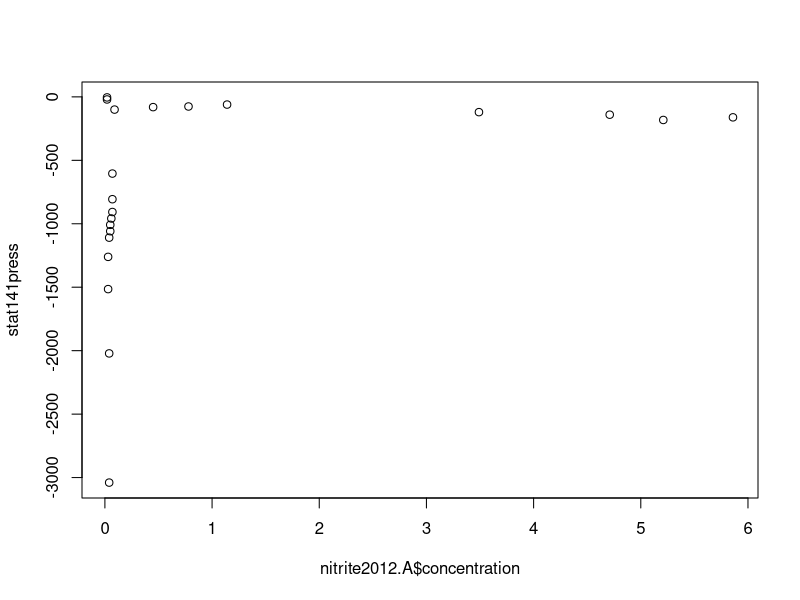
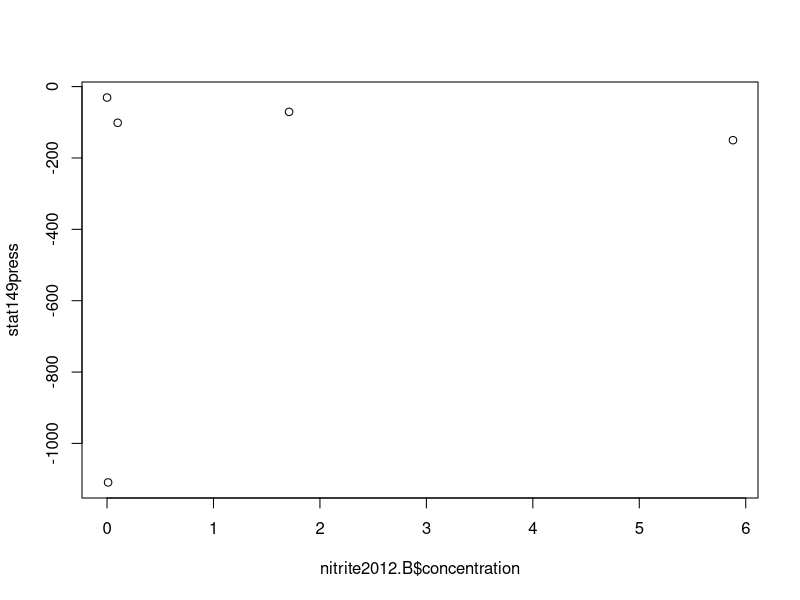
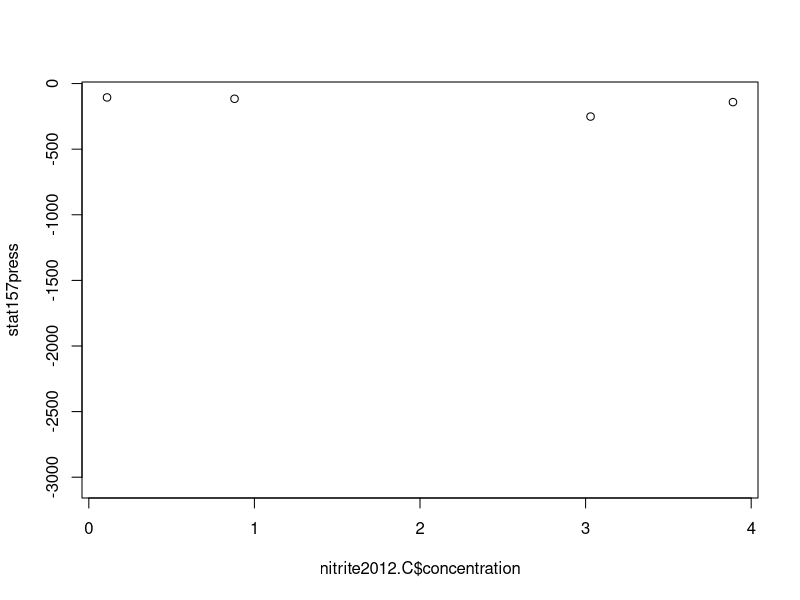
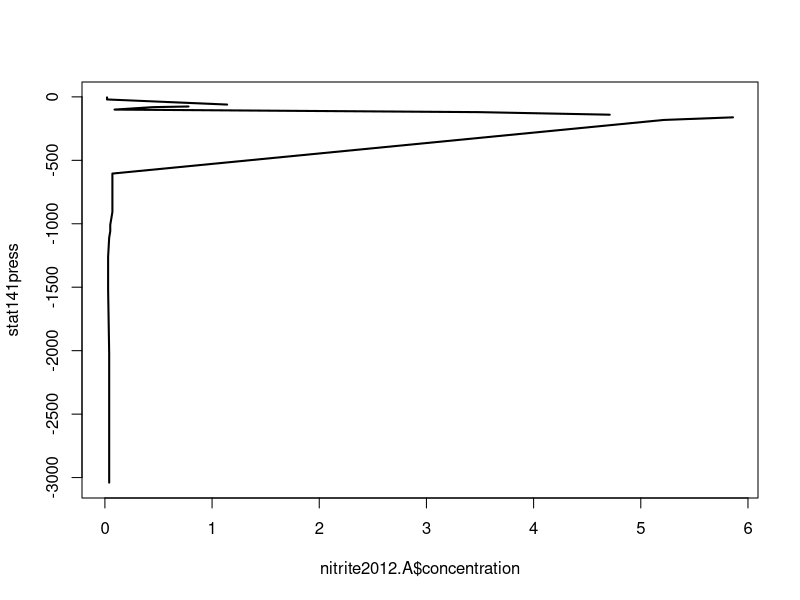

Generate these figures, in order, with R: (Note: this script raises an error after producing the figures.)
nitrite2012 <- read.csv(file = "TN278_CTD_Bottle.csv", header = T)
head(nitrite2012)
str(nitrite2012)

#CAST 137 - 146 [A]
#16.5˚N 107.2˚W
    #USE CAST 141 DATA

#CAST 147 - 151 [B]
#16.5˚N 107.1˚W
   #USE CAST 149 DATA

#CAST 152 - 159 [C]
#16.6˚N 107.2˚W
    #USE CAST 157 DATA

#CAST 160 [D]
#16.6˚N 107.1˚W
    #none...


nitrite2012$NITRITE..umol.L.
nitrite2012A <- subset(nitrite2012, select = c("mon.day.yy", "hh.mm", "station", "PRESSURE..DB.", "NITRITE..umol.L."))
head(nitrite2012A)
names(nitrite2012A) <- c("date", "time", "station", "press", "concentration")
head(nitrite2012A)




#STATION 141 [A]
nitrite2012.A <- nitrite2012A[nitrite2012A$station == 141,]
nitrite2012.A
stat141press <- nitrite2012.A$press *-1
plot(nitrite2012.A$concentration, stat141press)

#STATION 149 [B]
nitrite2012.B <- nitrite2012A[nitrite2012A$station == 149,]
stat149press <- nitrite2012.B$press *-1
plot(nitrite2012.B$concentration, stat149press)

#STATION 157 [C]
nitrite2012.C <- nitrite2012A[nitrite2012A$station == 157,]
stat157press <- nitrite2012.C$press *-1
plot(nitrite2012.C$concentration, stat157press)

#plot......
plot(nitrite2012.A$concentration, stat141press, type = 'l', lwd = 2)
lines(nitrite2012.B$concentration, stat149press)



ggplot(nitrite2012B, aes(press, concentration)) + geom_line(color = 'salmon2') + coord_flip() + facet_wrap('station', nrow = 5) + scale_x_reverse()


pdf("2012 all casts.pdf",width=7,height=5) 
ggplot(nitrite2012A, aes(press, concentration)) + geom_line(color = 'salmon2') + coord_flip() + facet_wrap('station', nrow = 5) + scale_x_reverse()
dev.off()


#trying things..........
avg137.146 <- subset(nitrite2012A, station = 137:146, select=c("press", "concentration", 'station'))
n.A <- nrow(avg137.146)
press.A <- sort(unique(avg137.146[,1]))
length(press.A)
?unique
graphPressures <- avg137.146$press * -1
head(avg137.146)
tail(avg137.146)

ndata <- length(nitrite2012A$date)
ndata
stations <- sort(unique(nitrite2012A$cast))

NO2.A <- NULL
for(i in 1:n.A) {
  NO2.Acons <- avg137.146[avg137.146$press == press.A[i],]$concentration
  NO2.A[i] <- mean(NO2.Acons, na.rm = T)
}
NO2.A

NO2data <- data.frame(graphPressures, NO2.A)
plot(NO2data$NO2.A, NO2data$graphPressures, xlim = c(0, 9))
